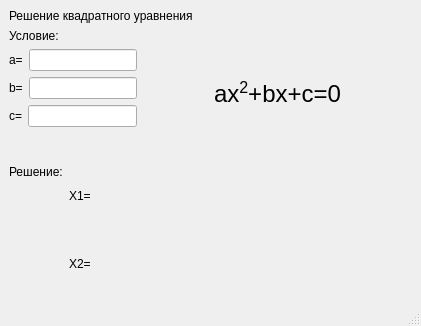
<?xml version="1.0" encoding="UTF-8"?>
<ui version="4.0">
 <class>MainWindow</class>
 <widget class="QMainWindow" name="MainWindow">
  <property name="geometry">
   <rect>
    <x>0</x>
    <y>0</y>
    <width>421</width>
    <height>326</height>
   </rect>
  </property>
  <property name="sizePolicy">
   <sizepolicy hsizetype="Fixed" vsizetype="Fixed">
    <horstretch>0</horstretch>
    <verstretch>0</verstretch>
   </sizepolicy>
  </property>
  <property name="windowTitle">
   <string>MainWindow</string>
  </property>
  <widget class="QWidget" name="centralwidget">
   <layout class="QVBoxLayout" name="verticalLayout_2" stretch="0,1,1">
    <item>
     <widget class="QLabel" name="labelTitle">
      <property name="text">
       <string>Решение квадратного уравнения</string>
      </property>
     </widget>
    </item>
    <item>
     <layout class="QHBoxLayout" name="horizontalLayoutCondition" stretch="0,1,1,1">
      <item>
       <layout class="QVBoxLayout" name="verticalLayoutCoefficients" stretch="0,1,1,1,0">
        <item>
         <widget class="QLabel" name="labelTitleCondition">
          <property name="text">
           <string>Условие:</string>
          </property>
         </widget>
        </item>
        <item>
         <layout class="QHBoxLayout" name="horizontalLayoutA">
          <property name="spacing">
           <number>-1</number>
          </property>
          <item>
           <widget class="QLabel" name="labelA">
            <property name="text">
             <string>a=</string>
            </property>
           </widget>
          </item>
          <item>
           <widget class="QLineEdit" name="lineEditA"/>
          </item>
         </layout>
        </item>
        <item>
         <layout class="QHBoxLayout" name="horizontalLayoutC">
          <item>
           <widget class="QLabel" name="labelB">
            <property name="text">
             <string>b=</string>
            </property>
           </widget>
          </item>
          <item>
           <widget class="QLineEdit" name="lineEditB"/>
          </item>
         </layout>
        </item>
        <item>
         <layout class="QHBoxLayout" name="horizontalLayoutB">
          <item>
           <widget class="QLabel" name="labelC">
            <property name="text">
             <string>c=</string>
            </property>
           </widget>
          </item>
          <item>
           <widget class="QLineEdit" name="lineEditC"/>
          </item>
         </layout>
        </item>
        <item>
         <spacer name="verticalSpacer">
          <property name="orientation">
           <enum>Qt::Vertical</enum>
          </property>
          <property name="sizeHint" stdset="0">
           <size>
            <width>20</width>
            <height>40</height>
           </size>
          </property>
         </spacer>
        </item>
       </layout>
      </item>
      <item>
       <spacer name="horizontalSpacerLeft">
        <property name="orientation">
         <enum>Qt::Horizontal</enum>
        </property>
        <property name="sizeHint" stdset="0">
         <size>
          <width>40</width>
          <height>20</height>
         </size>
        </property>
       </spacer>
      </item>
      <item>
       <widget class="QLabel" name="labelCondition">
        <property name="text">
         <string notr="true">&lt;html&gt;&lt;head/&gt;&lt;body&gt;&lt;p&gt;&lt;span style=&quot; font-size:18pt;&quot;&gt;ax&lt;/span&gt;&lt;span style=&quot; font-size:18pt; vertical-align:super;&quot;&gt;2&lt;/span&gt;&lt;span style=&quot; font-size:18pt;&quot;&gt;+bx+c=0&lt;/span&gt;&lt;/p&gt;&lt;/body&gt;&lt;/html&gt;</string>
        </property>
        <property name="textFormat">
         <enum>Qt::RichText</enum>
        </property>
        <property name="margin">
         <number>20</number>
        </property>
       </widget>
      </item>
      <item>
       <spacer name="horizontalSpacerRight">
        <property name="orientation">
         <enum>Qt::Horizontal</enum>
        </property>
        <property name="sizeHint" stdset="0">
         <size>
          <width>40</width>
          <height>20</height>
         </size>
        </property>
       </spacer>
      </item>
     </layout>
    </item>
    <item>
     <layout class="QHBoxLayout" name="horizontalLayout" stretch="0,1">
      <item>
       <widget class="QLabel" name="labelTitleResults">
        <property name="text">
         <string>Решение:</string>
        </property>
        <property name="alignment">
         <set>Qt::AlignLeading|Qt::AlignLeft|Qt::AlignTop</set>
        </property>
       </widget>
      </item>
      <item>
       <layout class="QVBoxLayout" name="verticalLayout">
        <item>
         <layout class="QHBoxLayout" name="horizontalLayout_2">
          <item>
           <widget class="QLabel" name="labelX1">
            <property name="text">
             <string>X1=</string>
            </property>
           </widget>
          </item>
          <item>
           <widget class="QLabel" name="labelValue1">
            <property name="text">
             <string/>
            </property>
           </widget>
          </item>
         </layout>
        </item>
        <item>
         <layout class="QHBoxLayout" name="horizontalLayout_3">
          <item>
           <widget class="QLabel" name="labelX2">
            <property name="text">
             <string>X2=</string>
            </property>
           </widget>
          </item>
          <item>
           <widget class="QLabel" name="labelValue2">
            <property name="text">
             <string/>
            </property>
           </widget>
          </item>
         </layout>
        </item>
       </layout>
      </item>
     </layout>
    </item>
   </layout>
  </widget>
  <widget class="QMenuBar" name="menubar">
   <property name="geometry">
    <rect>
     <x>0</x>
     <y>0</y>
     <width>421</width>
     <height>24</height>
    </rect>
   </property>
  </widget>
  <widget class="QStatusBar" name="statusbar"/>
 </widget>
 <resources/>
 <connections/>
</ui>
